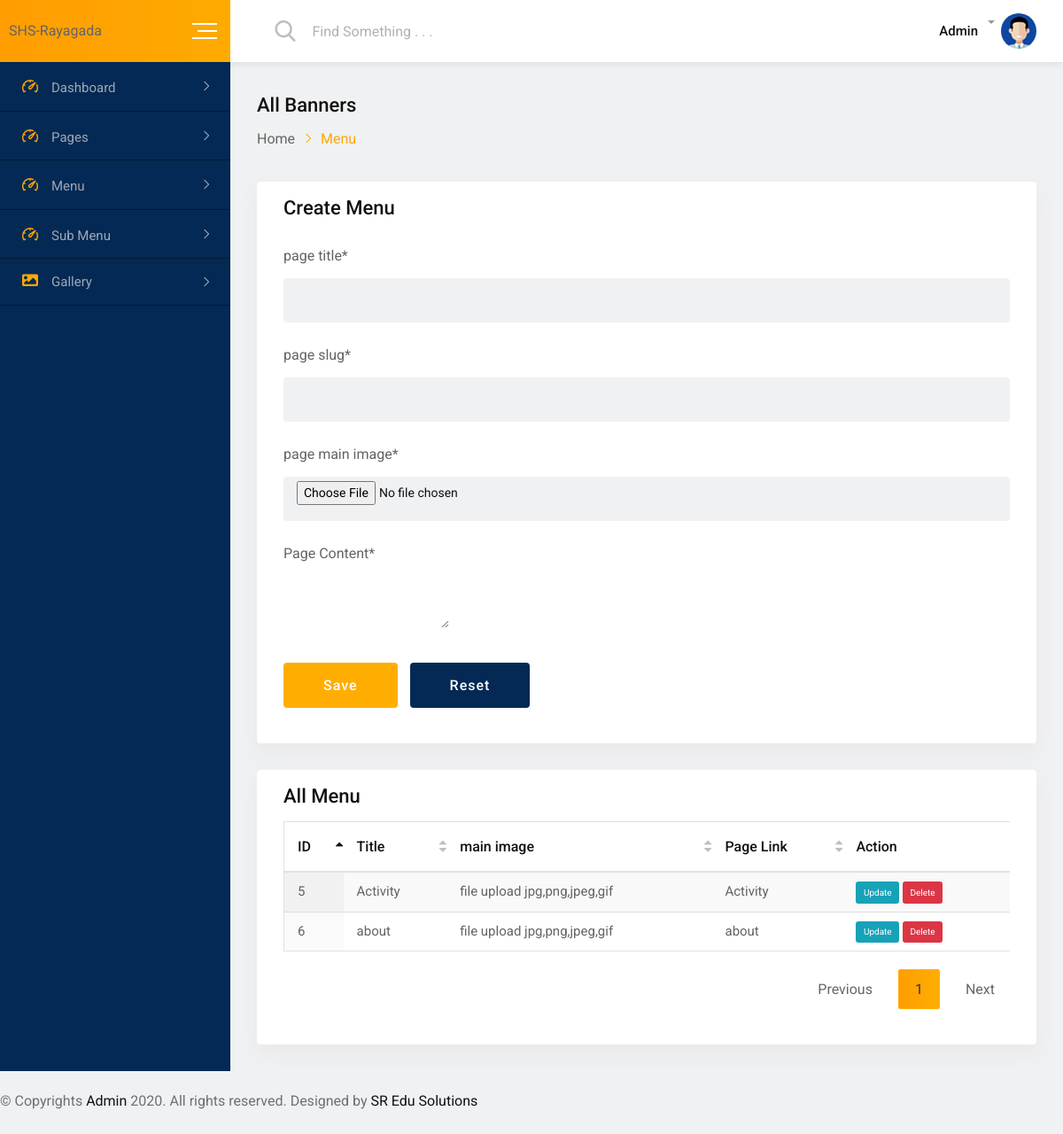
Page /admin/pages.php on the committed database.
### tables this page shows
CREATE TABLE `pages` (
  `id` int(11) NOT NULL,
  `page_title` varchar(255) NOT NULL,
  `page_slug` varchar(255) DEFAULT NULL,
  `main_image` varchar(255) DEFAULT NULL,
  `page_content` text NOT NULL,
  `page_link` text DEFAULT NULL,
  `status` int(11) NOT NULL
);

### admin/inc/Functions.php (called while the page is built, shortened)
<?php
class Functions{
    function getAllTableData($tableName,$db){
        $sql = "SELECT * FROM $tableName" ;
        return $db->query($sql);
    }
}
?>

### admin/pages.php (the view, shortened to what this page needs)
<?php
require_once('./inc/header.php');
require_once('./inc/Functions.php');
$pageLink = 'pages.php';
try {
    $database = new Connection();
    $db = $database->openConnection();
    $getData = new Functions();
    $data = $getData->getAllTableData('pages', $db);
} catch (PDOException $e) {
    echo "There is some problem in connection: " . $e->getMessage();
}
?>
<div id="wrapper" class="wrapper bg-ash">
    <?php include "./inc/topheader.php"; ?>
    <div class="dashboard-page-one">
        <?php include "./inc/sidebar-menu.php"; ?>
        <div class="dashboard-content-one">
            <div class="breadcrumbs-area">
                <h3>All Banners</h3>
                <ul>
                    <li>
                        <a href="#">Home</a>
                    </li>
                    <li>Menu</li>
                </ul>
            </div>
            <div class="row">
                <div class="col-4-xxxl col-12">
                    <div class="card height-auto">
                        <div class="card-body">
                            <div class="heading-layout1">
                                <div class="item-title">
                                    <h3>Create Menu</h3>
                                </div>
                            </div>
                            <form class="new-added-form" method="post" enctype="multipart/form-data">
                                <div class="row">
                                    <div class="col-12-xxxl col-lg-12 col-12 form-group">
                                        <label>page title*</label>
                                        <input type="text" name="page_title" placeholder="" value="<?= !empty($page_title_up) ? $page_title_up : "" ?>" class="form-control">
                                    </div>
                                    <div class="col-12-xxxl col-lg-12 col-12 form-group">
                                        <label>page slug*</label>
                                        <input type="text" name="page_slug" placeholder="" value="<?= !empty($page_slug_up) ? $page_slug_up : "" ?>" class="form-control">
                                    </div>
                                    <div class="col-12-xxxl col-lg-12 col-12 form-group">
                                        <label>page main image*</label>
                                        <input type="file" name="main_image" placeholder="" class="form-control">
                                    </div>
                                    <div class="col-12-xxxl col-lg-12 col-12 form-group">
                                        <label> Page Content*</label>
                                            <textarea name="page_content" id="page_content" style="border:none;"><?= !empty($page_content_up)?$page_content_up:'' ?></textarea>
                                            </div>
                                    <div class="col-12 form-group mg-t-8">
                                        <button type="submit" name="submit" class="btn-fill-lg btn-gradient-yellow btn-hover-bluedark">Save</button>
                                        <button type="reset" class="btn-fill-lg bg-blue-dark btn-hover-yellow">Reset</button>
                                    </div>
                                </div>
                            </form>
                        </div>
                    </div>
                </div>
                <div class="col-8-xxxl col-12">
                    <div class="card height-auto">
                        <div class="card-body">
                            <div class="heading-layout1">
                                <div class="item-title">
                                    <h3>All Menu</h3>
                                </div>
                            </div>
                            <div class="table-responsive">
                                <table class="table display data-table text-nowrap">
                                    <thead>
                                        <tr>
                                            <th>ID</th>
                                            <th>Title</th>
                                            <th>main image</th>
                                            <th>Page Link</th>
                                            <th>Action</th>
                                        </tr>
                                    </thead>
                                    <tbody>
                                        <?php if (!empty($data)) {
                                            foreach ($data as $data_of_menu) {
                                        ?>
                                                <tr>
                                                    <td><?= $data_of_menu['id'] ?></td>
                                                    <td><?= $data_of_menu['page_title'] ?></td>
                                                    <td><?= $data_of_menu['main_image'] ?></td>
                                                    <td><?= $data_of_menu['page_link'] ?></td>
                                                    <td><a type='button' name='update' class='btn btn-info' href=<?= $pageLink ?>?update=<?= $data_of_menu['id'] ?>>Update</a>
                                                        <a type='button' class='btn btn-danger' href=<?= $pageLink ?>?delete=<?= $data_of_menu['id'] ?>>Delete</a>
                                                    </td>
                                                </tr>
                                        <?php }
                                        } ?>
                                    </tbody>
                                </table>
                            </div>
                        </div>
                    </div>
                </div>
            </div>
        </div>
    </div>
    <?php include "./inc/copy_write.php"; ?>
</div>
<?php
require_once('./inc/footer.php');
?>

### admin/css/main.css (style rules this page uses)
html { color: #222; font-size: 1em; line-height: 1.4; }
textarea { resize: vertical; }

### rows in the picture
pages: id "5", page_title "Activity", main_image "file upload jpg,png,jpeg,gif", page_link "Activity"
pages: id "6", page_title "about", main_image "file upload jpg,png,jpeg,gif", page_link "about"
